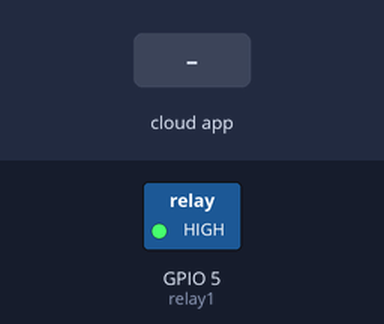
The sketch below on a simulated ESP8266 (NodeMCU). Parts: switched loads named in the sketch (green lamp = pin HIGH). The inputs (shaded band) are chosen by the test bench. WiFi joins after 1.5 s; servers stay silent unless stated; the Firebase database answers and starts empty; what the sketch prints to the serial monitor is not drawn.

Above: at 2.7 s.
2.8 s: the phone or cloud app sets Switch to OFF
At 4.3 s:
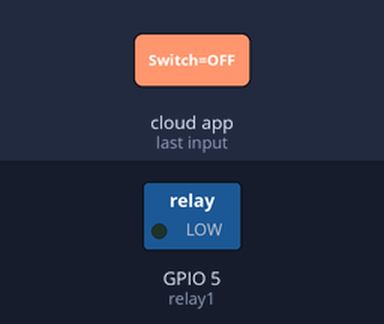
7.3 s: the phone or cloud app sets Switch to ON
At 8.0 s:
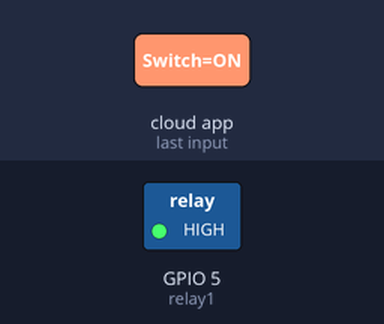
Timing chart, 0 to 10.3 s (numbered marks = the images above; inputs shaded):
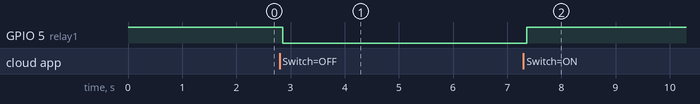

Measured:
- after the input at 2.8 s, GPIO 5 (relay1): HIGH → LOW after 0.06 s
- after the input at 7.3 s, GPIO 5 (relay1): LOW → HIGH after 0.06 s

The sketch:

node_mcu_code.ino
```cpp
#include "FirebaseESP8266.h"
#define FIREBASE_HOST "project-2d302-default-rtdb.firebaseio.com"
#define FIREBASE_AUTH "l7JKN1pLueHMmf74eE9znD6UMdyBFSZ0bvrca7L6"
#define WIFI_SSID "iotkit"
#define WIFI_PASSWORD "123456789"
#define relay1 5
//#define relay2 9

#include <SoftwareSerial.h>
//SoftwareSerial mySerial(5, 4);//(RX,TX)
String path0="/Indus";
String path3 = "/Switch";
String S,S1,S4,S5,S6,S7,S8;
char *S2;
char *S3[5];
int i=0;
FirebaseData firebaseData;
void setup()
{
  pinMode(relay1,OUTPUT);
  //pinMode(relay2,OUTPUT);
  digitalWrite(relay1,HIGH);
  //digitalWrite(relay2,LOW);
Serial.begin(9600);
//mySerial.begin(9600);
WiFi.begin(WIFI_SSID, WIFI_PASSWORD);
  while (WiFi.status() != WL_CONNECTED)
  {
    Serial.print(".");
    delay(300);
  }
  Serial.println();
  Serial.print("Connected with IP: ");
  Serial.println(WiFi.localIP());
  Serial.println();
  Firebase.begin(FIREBASE_HOST, FIREBASE_AUTH);
  Firebase.reconnectWiFi(true);
  {
   Serial.println("connected");
  }

}
void loop() {
  Firebase.getString(firebaseData,path3);
String r=(firebaseData.stringData());
 Serial.println(r);
if(r=="OFF")
{
  //digitalWrite(relay2,LOW);
  digitalWrite(relay1,LOW);
}
else if(r=="ON")
{
 //digitalWrite(relay2,HIGH);
 digitalWrite(relay1,HIGH);
}
  if(Serial.available())
  {
   S=Serial.readString();
   int e=S.indexOf("@");
   int e1=S.indexOf("#");
   int e2=S.indexOf("$");
   int e3=S.indexOf("%");
   int e4=S.indexOf("^");
   int e5=S.indexOf("&");
    S4=S.substring(e+1,e1);
    S5=S.substring(e1+1,e2);
    S6=S.substring(e2+1,e3);
    S7=S.substring(e3+1,e4);
    S8=S.substring(e4+1,e5);
    Serial.println(S4);
    Serial.println(S5);
    Serial.println(S6);
    Serial.println(S7);
    Serial.println(S8);

//String json="{\"HUMIDITY\":" + S4 + ",\"TEMPERATURE\":" + S5 + ",\"GAS1\":" + S6 + ",\"GAS2\":" + S7 + ",\"STATUS\":" + S8 + "}";
String json="{\"Humi\":" + S4 + ",\"Temp\":" + S5 + ",\"Gas1\":" + S6 + ",\"Gas2\":" + S7 + "}";
//Firebase.setJSON(firebaseData,path0,json);
Firebase.setString(firebaseData,path0+"/Humi",S4);
Firebase.setString(firebaseData,"/Status",S8);
 Firebase.setString(firebaseData,path0+"/Temp",S5);
 Firebase.setString(firebaseData,path0+"/Gas1",S6);
 Firebase.setString(firebaseData,path0+"/Gas2",S7);
 //Firebase.setString(firebaseData,"/LONGITUDE",S3);
/*Firebase.setString(firebaseData,"/Forest Fire Detection/GAS1",S6);
Firebase.setString(firebaseData,"/Forest Fire Detection/GAS2",S7);*/
Serial.println(json);
Serial.println(S8);
//Firebase.setString(firebaseData,"/Forest Fire Detection/STATUS",S8);
 }
}
```
